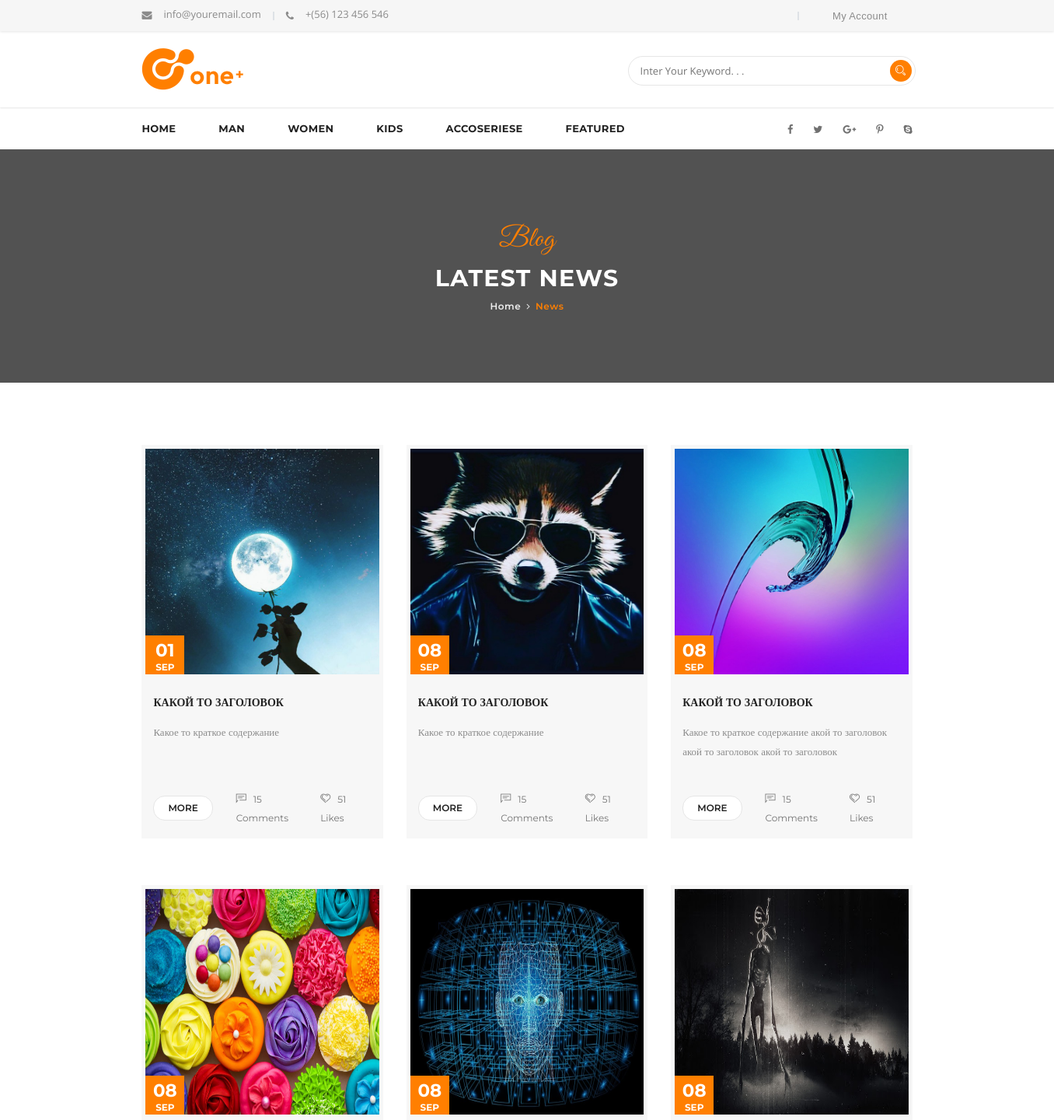
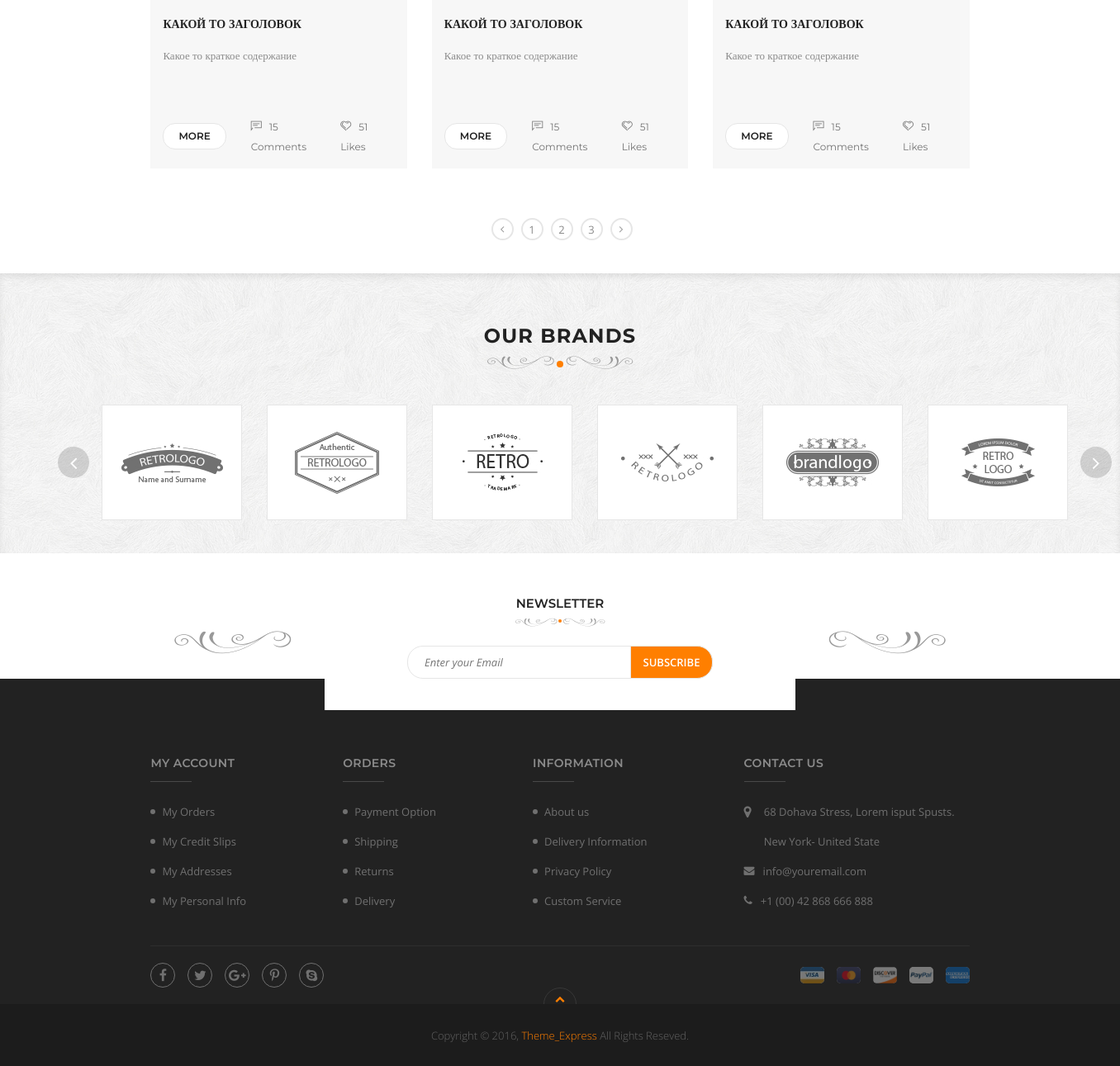
The page / on the database its author committed (2 pictures, top to bottom).
### tables this page shows
CREATE TABLE `articles` (
  `id` int(11) NOT NULL,
  `header` varchar(30) NOT NULL,
  `short_description` varchar(100) NOT NULL,
  `description` text NOT NULL,
  `img_src` text NOT NULL,
  `user_id` int(11) NOT NULL,
  `created_at` timestamp NOT NULL DEFAULT CURRENT_TIMESTAMP,
  `updated_at` timestamp NULL DEFAULT NULL ON UPDATE CURRENT_TIMESTAMP
);

### application/core/view.php (called while the page is built)
<?php
class View
{
    function generate($content_view, $template_view, $publicationData = null, $tagsDataArray = null)
    {
        include(ROOT . '/application/views/' . $template_view);
    }
}
?>

### application/controllers/controllerCatalog.php (called while the page is built, shortened)
<?php
class controllerCatalog extends Controller
{
    function __construct()
    {
        $this->model = new ModelCatalog();
        $this->view = new View();
    }
    function actionIndex()
    {
        $catalogArray = $this->model->getAllData();
        $this->view->generate('catalog.php', 'template_view.php', $catalogArray);
        return true;
    }
}
?>

### index.php (called while the page is built, shortened)
<?php
require_once(ROOT.'/application/core/view.php');
require_once(ROOT.'/application/core/route.php');
Route::start();
?>

### application/models/modelCatalog.php (called while the page is built, shortened)
<?php
class modelCatalog extends Model
{
    public $limit = 6;
    static function publicationQuery($id = false,$limit = null)
    {
        $dbh = require(ROOT . '/application/core/db.php');
        try {
            if (!$id) {
                $respons = $dbh->query("SELECT * FROM `articles` LIMIT {$limit}");
                $respons = $respons->fetchAll(PDO::FETCH_ASSOC);
            } else {
                $respons = $dbh->prepare("SELECT articles.* ,users.id as user_id , users.name as user_name , users.surname as user_surname FROM articles
INNER JOIN users ON users.id = articles.user_id AND articles.id = ? ");
                $respons->execute(array($id));
                $respons = $respons->fetch(PDO::FETCH_ASSOC);
            }
            return $respons;
        } catch (PDOException $e) {
            printme(' подключиться к MySQL не получилось', 1);
            var_dump("Error!: " . $e->getMessage() . "<br/>");
            $dbh = null;
            die();
        }
    }
    public function getAllData()
    {
        $catalogArray = self::publicationQuery(null,$this->limit);
        return $catalogArray;
    }
}
?>

### application/views/catalog.php (the view)
<main class="grid">
    <? foreach ( $publicationData as $publication) :?>
    <article>
        <div class="img-publication">
            <img src=<?= "/users_img/".$publication['img_src']?> alt="">
            <div class="data-publication">
                <span class="day"><?= date("d", strtotime($publication['created_at']))?></span>
                <span class="month"><?= date("M", strtotime($publication['created_at']))?></span>
            </div>
        </div>
        <div class="content-article">
            <div class="description">
                <h3><?=$publication['header']?></h3>
                <span><?=$publication['short_description']?></span>
            </div>
            <div class="info-to-publication flex flex-center">
                <div class="see-more">
                    <a href="/catalog/<?=$publication['id']?>">more</a>
                </div>
                <div class="coments flex flex-center">
                    <span class="count-category-info category-coments">15 Comments</span>
                </div>
                <div class="like flex flex-center ">
                    <span class="count-category-info category-coments-likes">51 Likes</span>
                </div>
            </div>
        </div>
    </article>
    <? endforeach;?>
</main>
<div class="pagination flex-center flex">
    <span class="left-arrow icon flex-center flex"></span>
    <span class="flex flex-center">1</span>
    <span class="flex-center flex">2</span>
    <span class="flex-center flex">3</span>
    <span class="right-arrow icon flex-center flex"></span>
</div>

### application/core/route.php (shortened to what this page needs)
<?php
class Route
{
    static $routes;
    static function getURI()
    {
        if (!empty($_SERVER['REQUEST_URI'])) {
            return trim($_SERVER['REQUEST_URI'], '/');
        }
    }
    static function start()
    {
        self::$routes = include(ROOT . '/application/config/routs.php');
        $uri = self::getURI();
        foreach (self::$routes as $uriPattern => $path) {
            if (preg_match("~$uriPattern~", $uri)) {
                $internaleRoute = preg_replace("~$uriPattern~", $path, $uri);
                $segments = explode('/', $internaleRoute);
                if (!empty($segments[0])) {
                    $controllerName = ucfirst(array_shift($segments));
                }
                $actionName = 'action' . ucfirst(array_shift($segments));
                $controller = new $controllerName();
                if (method_exists($controller, $actionName)) {
                    $controller->$actionName($segments);
                    break;
                } else {
                    self::ErrorPage404();
                }
            }
        }
    }
}
?>

### application/views/template_view.php (shortened to what this page needs)
<!doctype html>
<html lang="en">
<head>
    <link rel="stylesheet" href="../../font/font-awesome-4.7.0/css/font-awesome.min.css">
    <link rel="stylesheet" href="../../font/icomoon/style.css">
    <link rel="stylesheet" href="https://stackpath.bootstrapcdn.com/bootstrap/4.5.2/css/bootstrap.min.css"
>
    <link rel="stylesheet" href="../../style/scss/main.css">
    <link rel="stylesheet" href="../../style/scss/details.css ">
    <link rel="stylesheet" href="../../style/scss/media-query.css">
</head>
<body>
<div class="page">
    <header>
        <div class="head">
            <div class="inform">
                <div class="container flex flex-center flex-space-between">
                    <div class="flex flex-center">
                        <span class="info-youremail-com icon">info@youremail.com</span>
                        <span class="border"></span>
                        <a class="my-phone icon" href="tel:+(56)123456546">+(56) 123 456 546</a>
                    </div>
                    <div class="flex flex-center">
                        <span class="border"></span>
                        <span class="my-account" id="my-account">My Account  </span>
                    </div>
                </div>
            </div>
            <div class="logo flex flex-center">
                <div class="container flex flex-center flex-space-between">
                    <div>
                        <a href="/" title="На главную"><img src="../../img/svg/Logo.svg" alt=""></a>
                    </div>
                    <div class="search-field">
                        <input type="text" placeholder="Inter Your Keyword. . .">
                        <div class="search-btn "><span></span></div>
                    </div>
                </div>
            </div>
            <nav class="flex flex-center flex-justify-center">
                <div class="container flex flex-center ">
                    <div class="subsection flex ">
                        <span>Home</span>
                        <span>Man</span>
                        <span>Women</span>
                        <span>Kids</span>
                        <span>Accoseriese</span>
                        <span>FeatureD</span>
                    </div>
                    <div class="social flex">
                        <a href="#"><span class="facebook-icon icon"></span></a>
                        <a href="#"><span class="twitter-icon icon"></span></a>
                        <a href="#"><span class="google-icon icon"></span></a>
                        <a href="#"><span class="pinterest-icon icon"></span></a>
                        <a href="#"><span class="skype-icon icon"></span></a>
                    </div>
                </div>
            </nav>
        </div>
        <div class="poster flex flex-center">
            <div>
                <span class="blog">Blog</span>
                <span class="blog-latest-news">LATEST NEWS</span>
                <div class="block-way">
                    <span class="way-to-section way">Home</span>
                    <span class="right-arrow icon"></span>
                    <span class="way-to-section section">News</span>
                </div>
            </div>
        </div>
    </header>
    <div class="section flex flex-justify-center">
        <? include_once(ROOT . '/application/views/' . $content_view); ?>
    </div>
    <div class="brands-bar flex flex-center">
        <div class="head"><span>OUR BRANDS</span></div>
        <div class="logotip-head flex flex-justify-center"><span></span></div>
        <div class="scroll-bar flex">
            <div class=" arrow flex flex-center">
                <span class="left-arrow icon flex flex-center"></span>
            </div>
            <div class="scroll-bar-in flex flex-center flex-justify-center">
                <div class="brand flex-justify-center flex flex-center"><img src="../../img/retrologo.jpg" alt="brand">
                </div>
                <div class="brand flex-justify-center flex flex-center"><img src="../../img/retrologo2.jpg" alt="brand">
                </div>
                <div class="brand flex-justify-center flex flex-center"><img src="../../img/retrologo3.jpg" alt="brand">
                </div>
                <div class="brand flex-justify-center flex flex-center"><img src="../../img/retrologo4.jpg" alt="brand">
                </div>
                <div class="brand flex-justify-center flex flex-center "><img src="../../img/retrologo5.jpg"
                                                                              alt="brand">
                </div>
                <div class="brand flex-justify-center flex flex-center"><img src="../../img/retrologo6.jpg" alt="brand">
                </div>
            </div>
            <div class=" arrow flex flex-center">
                <span class="right-arrow icon flex flex-center"></span>
            </div>
        </div>
    </div>
    <div class="box-to-subscribe flex-center flex flex-justify-center">
        <div class=" logotip  flex flex-center">
            <span class="logotip-left flex flex-center"></span>
        </div>
        <div class="subscribe">
            <div class="head flex flex-justify-center"><span>NEWSLETTER</span></div>
            <div class="logotip-head flex"><span></span></div>
            <div class="search-field flex flex-justify-center flex-center">
                <div>
                    <input type="text" placeholder="Enter your Email">
                    <input type="button" value="SUBSCRIBE" class="btn">
                </div>
            </div>
        </div>
        <div class=" logotip flex flex-center">
            <span class="logotip-right  flex flex-center"></span>
        </div>
    </div>
</div>
<footer>
    <div class="footer-info flex flex-center ">
        <div class="container">
            <div class="info-block flex ">
                <div class="info-list ul">
                    <span class="slider-span">MY ACCOUNT</span>
                    <ul class="ul">
                        <li><a href="#">My Orders</a></li>
                        <li><a href="#">My Credit Slips</a></li>
                        <li><a href="#">My Addresses</a></li>
                        <li><a href="#">My Personal Info</a></li>
                    </ul>
                </div>
                <div class="info-list ul">
                    <span class="slider-span">ORDERS</span>
                    <ul class="ul">
                        <li><a href="#">Payment Option</a></li>
                        <li><a href="#">Shipping</a></li>
                        <li><a href="#">Returns</a></li>
                        <li><a href="#">Delivery</a></li>
                    </ul>
                </div>
                <div class="info-list ul">
                    <span class="slider-span">INFORMATION</span>
                    <ul class="ul">
                        <li><a href="#">About us</a></li>
                        <li><a href="#">Delivery Information</a></li>
                        <li><a href="#">Privacy Policy</a></li>
                        <li><a href="#">Custom Service</a></li>
                    </ul>
                </div>
                <div class="info-list  last-info-list ">
                    <span class="slider-span"> CONTACT US</span>
                    <ul>
                        <li><a href="#" class="address icon">68 Dohava Stress, Lorem isput Spusts. New York- United
                                State</a></li>
                        <li><a href="#" class="mail icon">info@youremail.com</a></li>
                        <li><a href="#" class="number icon">+1 (00) 42 868 666 888</a></li>
                    </ul>
                </div>
            </div>
            <div class="social-networks flex ">
                <div class="social flex flex-center">
                    <a href="#"><span class="facebook-icon icon"></span></a>
                    <a href="#"><span class="twitter-icon icon"></span></a>
                    <a href="#"><span class="google-icon icon"></span></a>
                    <a href="#"><span class="pinterest-icon icon"></span></a>
                    <a href="#"><span class="skype-icon icon"></span></a>
                </div>
                <div class="payment flex flex-center">
                    <a href="#"><img src="../../img/visa.jpg" alt=""></a>
                    <a href="#"><img src="../../img/master-card.jpeg" alt=""></a>
                    <a href="#"><img src="../../img/discover.jpg" alt=""></a>
                    <a href="#"><img src="../../img/paypal.jpg" alt=""></a>
                    <a href="#"><img src="../../img/American_Expres.svg" alt=""></a>
                </div>
            </div>
        </div>
    </div>
    <div class="copyright flex flex-center flex-justify-center">
        <span>Copyright © 2016, <span>Theme_Express</span>  All Rights Reseved.</span>
    </div>
</footer>
</body>
</html>

### style/scss/details.css (style rules this page uses)
header div.poster { text-align: center; }
div.section { float: left; position: relative; padding: 80px 0 40px 0; }

### rows shown on the page
articles: img_src (picture), created_at "01", created_at "SEP", header "КАКОЙ ТО ЗАГОЛОВОК", short_description "Какое то краткое содержание"
articles: img_src (picture), created_at "08", created_at "SEP", header "КАКОЙ ТО ЗАГОЛОВОК", short_description "Какое то краткое содержание"
articles: img_src (picture), created_at "08", created_at "SEP", header "КАКОЙ ТО ЗАГОЛОВОК", short_description "Какое то краткое содержание акой то заголовок акой то заголовок акой то заголовок"
articles: img_src (picture), created_at "08", created_at "SEP", header "КАКОЙ ТО ЗАГОЛОВОК", short_description "Какое то краткое содержание"
articles: img_src (picture), created_at "08", created_at "SEP", header "КАКОЙ ТО ЗАГОЛОВОК", short_description "Какое то краткое содержание"
articles: img_src (picture), created_at "08", created_at "SEP", header "КАКОЙ ТО ЗАГОЛОВОК", short_description "Какое то краткое содержание"
